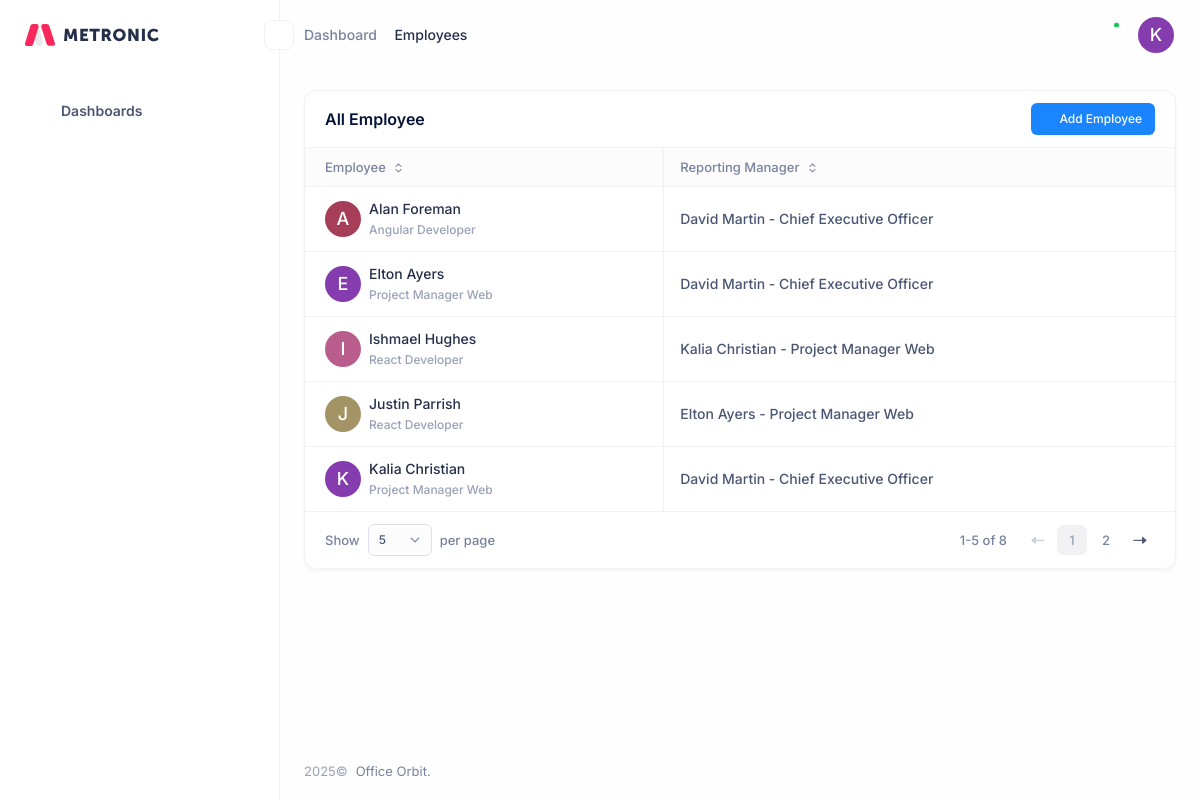
The page /employee/list/ (signed in) on the database its author committed.
### accounts/models.py (models this page shows, shortened)
class User(AbstractUser):
    ROLE_CHOICES = [
        ('PM', 'Project Manager'),
        ('PC', 'Project Coordinator'),
        ('HR', 'HR Manager'),
        ('SA', 'System Admin'),
        ('AC', 'Accountant'),
        ('OE', 'Office Executive'),
        ('GD', 'Graphic Designer'),
        ('FD', 'Frontend Developer'),
        ('BD', 'Backend Developer'),
    ]
    STATUS_CHOICE = [
        ('WRK', 'Working'),
        ('BKD', 'Booked'),
        ('AVL', 'Available'),
        ('AST', 'Assist'),
        ('ABS', 'Absent')
    ]
    username = None
    email = models.EmailField(unique=True)
    phone = models.CharField(max_length=20, null=True)
    local_address = models.CharField(max_length=200, null=True, blank=True)
    native_address = models.CharField(max_length=200, null=True, blank=True)
    date_of_birth = models.DateField(null=True)
    reporting_manager = models.ForeignKey('self', on_delete=models.SET_NULL, null=True, blank=True, related_name='teams')
    role = models.CharField(max_length=5, choices=ROLE_CHOICES, default='OE')
    designation = models.CharField(max_length=150, null=True)
    profile_color = models.CharField(max_length=10, default=generate_random_color())
    assigned_to = models.ForeignKey('self', on_delete=models.SET_NULL, null=True, blank=True)
    is_pool = models.BooleanField(default=False, null=True, blank=True)
    status = models.CharField(max_length=5, choices=STATUS_CHOICE, default='WRK')
    assigned_till = models.DateTimeField(null=True, blank=True)
    USERNAME_FIELD = 'email'
    REQUIRED_FIELDS = []
    objects = CustomUserManager()
    actives = ActiveUserManager()
    employees = EmployeeManager()
    def get_first_letter(self):
        return self.first_name[:1]
    def __str__(self):
        return f'{self.get_full_name()} - {self.designation}'

### accounts/views.py (the view)
# urls.py: path('employee/list/', EmployeeListView.as_view(), name='employee_list'),
@method_decorator(login_required, name='dispatch')
class EmployeeListView(ListView):
    template_name = 'accounts/employee_list.html'
    model = User
    context_object_name = 'users'
    def get_queryset(self):
        queryset = super().get_queryset()
        queryset = User.objects.filter(is_active=True, is_staff=False).order_by('first_name')
        return queryset

### templates/accounts/employee_list.html (shortened to what this page needs)
{% extends 'base_site.html' %}
{% block breadcrumb %}
    <div class="flex [.header_&amp;]:below-lg:hidden items-center gap-1.25 text-xs lg:text-sm font-medium mb-2.5 lg:mb-0" data-reparent="true" data-reparent-mode="prepend|lg:prepend" data-reparent-target="#content_container|lg:#header_container">
        <a href="{% url 'dashboard' %}" class="text-gray-600 hover:text-primary">Dashboard</a>
        <i class="ki-filled ki-right text-gray-500 text-3xs"></i>
        <span class="text-gray-800">Employees</span>
    </div>
{% endblock breadcrumb %}
{% block content %}
    <div class="container-fixed">
        <div class="card card-grid min-w-full">
            <div class="card-header flex-wrap">
                <h3 class="card-title">All Employee</h3>
                <a href="{% url 'employee_add' %}" class="btn btn-sm btn-primary"> Add Employee</a>
            </div>
            <div class="card-body">
                <div data-datatable="false" id="employee_table">
                    <div class="scrollable-x-auto">
                        <table class="table table-auto table-border" data-datatable-table="true">
                            <thead>
                                <tr>
                                    <th class="text-left">
                                        <span class="sort">
                                            <span class="sort-label">Employee</span>
                                            <span class="sort-icon"></span>
                                        </span>
                                    </th>
                                    <th class="text-left">
                                        <span class="sort">
                                            <span class="sort-label">Reporting Manager</span>
                                            <span class="sort-icon"></span>
                                        </span>
                                    </th>
                                </tr>
                            </thead>
                            <tbody>
                                {% for user in users %}
                                    <tr>
                                        <td>
                                            <div class="flex items-center gap-2">
                                                <div class="size-9 rounded-full flex justify-center items-center" style="background-color: {{user.profile_color}};">
                                                    <span class="text-white text-lg">{{user.get_first_letter}}</span>
                                                </div>
                                                <div>
                                                    <h3 class="text-gray-800">{{ user.get_full_name }}</h3>
                                                    <span class="text-gray-500 text-xs">{{ user.designation }}</span>
                                                </div>
                                            </div>
                                        </td>
                                        <td>
                                            {{ user.reporting_manager }}
                                        </td>
                                    </tr>
                                {% endfor %}
                            </tbody>
                        </table>
                    </div>
                    <div
                        class="card-footer justify-center md:justify-between flex-col md:flex-row gap-3 text-gray-600 text-2sm font-medium">
                        <div class="flex items-center gap-2">
                            Show
                            <select class="select select-sm w-16" data-datatable-size="true" name="perpage">
                            </select>
                            per page
                        </div>
                        <div class="flex items-center gap-4">
                            <span data-datatable-info="true">
                            </span>
                            <div class="pagination" data-datatable-pagination="true">
                            </div>
                        </div>
                    </div>
                </div>
            </div>
        </div>
    </div>
{% endblock content %}

### templates/base_site.html (shortened to what this page needs)
{% extends 'base.html' %}
{% block main %}
<div class="sidebar dark:bg-coal-600 bg-light border-r border-r-gray-200 dark:border-r-coal-100 fixed top-0 bottom-0 z-20 hidden lg:flex flex-col items-stretch shrink-0" data-drawer="true" data-drawer-class="drawer drawer-start top-0 bottom-0" data-drawer-enable="true|lg:false" id="sidebar">
    <div class="sidebar-header hidden lg:flex items-center relative justify-between px-3 lg:px-6 shrink-0" id="sidebar_header">
        <a class="dark:hidden" href="{% url 'dashboard' %}">
            <img class="default-logo min-h-[22px] max-w-none" src="/static/media/app/default-logo.svg">
        </a>
        <button class="btn btn-icon btn-icon-md size-[30px] rounded-lg border border-gray-200 dark:border-gray-300 bg-light text-gray-500 hover:text-gray-700 toggle absolute left-full top-2/4 -translate-x-2/4 -translate-y-2/4" data-toggle="body" data-toggle-class="sidebar-collapse" id="sidebar_toggle">
        </button>
    </div>
    <div class="sidebar-content flex grow shrink-0 py-5 pr-2" id="sidebar_content">
        <div class="scrollable-y-hover grow shrink-0 flex pl-2 lg:pl-5 pr-1 lg:pr-3" data-scrollable="true" data-scrollable-dependencies="#sidebar_header" data-scrollable-height="auto" data-scrollable-offset="0px" data-scrollable-wrappers="#sidebar_content" id="sidebar_scrollable">
            <div class="menu flex flex-col grow gap-0.5" data-menu="true" data-menu-accordion-expand-all="false" id="sidebar_menu">
                {% with request.resolver_match.url_name as url %}
                    <div class="menu-item">
                        <a href="{% url 'dashboard' %}" class="menu-link flex items-center grow cursor-pointer border border-transparent gap-[10px] pl-[10px] pr-[10px] py-[6px]" tabindex="0">
                            <span class="menu-icon items-start text-gray-500 dark:text-gray-400 w-[20px]"><i class="ki-filled ki-element-11 text-lg"></i></span>
                            <span class="menu-title text-sm font-semibold text-gray-700 menu-item-active:text-primary menu-link-hover:!text-primary">Dashboards</span>
                        </a>
                    </div>
                {% endwith %}
            </div>
        </div>
    </div>
</div>
<div class="wrapper flex grow flex-col">
    <header class="header fixed top-0 z-10 left-0 right-0 flex items-stretch shrink-0 bg-[#fefefe] dark:bg-coal-500" data-sticky="true" data-sticky-class="shadow-sm dark:border-b dark:border-b-coal-100" data-sticky-name="header" id="header">
        <div class="container-fixed flex justify-between items-stretch lg:gap-4" id="header_container">
            {% block breadcrumb %}{% endblock breadcrumb %}
            <div class="flex items-center gap-2 lg:gap-3.5">
                <div class="dropdown" data-dropdown="true" data-dropdown-offset="70px, 10px" data-dropdown-placement="bottom-end" data-dropdown-trigger="click|lg:click">
                    <button class="dropdown-toggle btn btn-icon btn-icon-lg relative cursor-pointer size-9 rounded-full hover:bg-primary-light hover:text-primary dropdown-open:bg-primary-light dropdown-open:text-primary text-gray-500">
                        <span class="badge badge-dot badge-success size-[5px] absolute top-0.5 right-0.5 transform translate-y-1/2"></span>
                    </button>
                </div>
                <div class="menu" data-menu="true">
                    <div class="menu-item" data-menu-item-offset="20px, 10px" data-menu-item-placement="bottom-end" data-menu-item-toggle="dropdown" data-menu-item-trigger="click|lg:click">
                        <div class="menu-toggle btn btn-icon rounded-full">
                            {% if request.user.profile_image %}
                                <img alt="" class="size-9 rounded-full border-2 border-success shrink-0" src="/static/media/avatars/300-2.png">
                            {% else %}
                                <div class="size-9 rounded-full flex justify-center items-center" style="background-color: {{request.user.profile_color}};">
                                    <span class="text-white text-lg">{{request.user.get_first_letter}}</span>
                                </div>
                            {% endif %}
                        </div>
                    </div>
                </div>
            </div>
        </div>
    </header>
    <main class="grow content mt-5" id="content" role="content">
        {% block content %}{% endblock content %}
    </main>
    <footer class="footer">
        <div class="container-fixed">
            <div class="flex flex-col md:flex-row justify-center md:justify-between items-center gap-3 py-5">
                <div class="flex order-2 md:order-1 gap-2 font-normal text-2sm">
                    <span class="text-gray-500">
                        2025©
                    </span>
                    <a class="text-gray-600 hover:text-primary" href="#">
                       Office Orbit.
                    </a>
                </div>
            </div>
        </div>
    </footer>
</div>
{% endblock main %}

### templates/base.html (style rules this page uses)
.text-white { color: #fff; }

### rows shown on the page
User: user.get_first_letter "K", get_first_letter "K", get_full_name "Kalia Christian", designation "Project Manager Web", reporting_manager "David Martin - Chief Executive Officer"
User: get_first_letter "A", get_full_name "Alan Foreman", designation "Angular Developer", reporting_manager "David Martin - Chief Executive Officer"
User: get_first_letter "E", get_full_name "Elton Ayers", designation "Project Manager Web", reporting_manager "David Martin - Chief Executive Officer"
User: get_first_letter "I", get_full_name "Ishmael Hughes", designation "React Developer", reporting_manager "Kalia Christian - Project Manager Web"
User: get_first_letter "J", get_full_name "Justin Parrish", designation "React Developer", reporting_manager "Elton Ayers - Project Manager Web"
